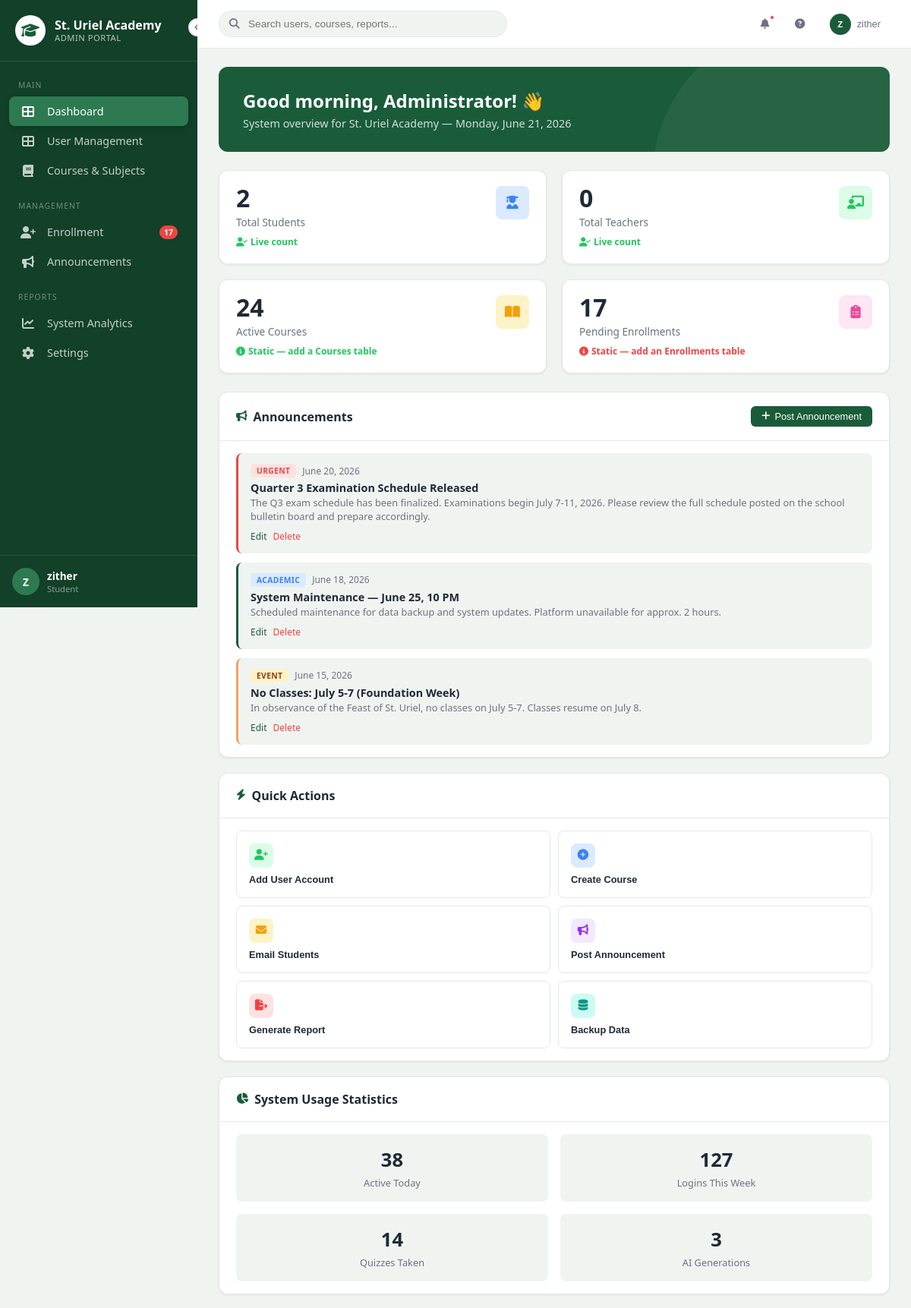
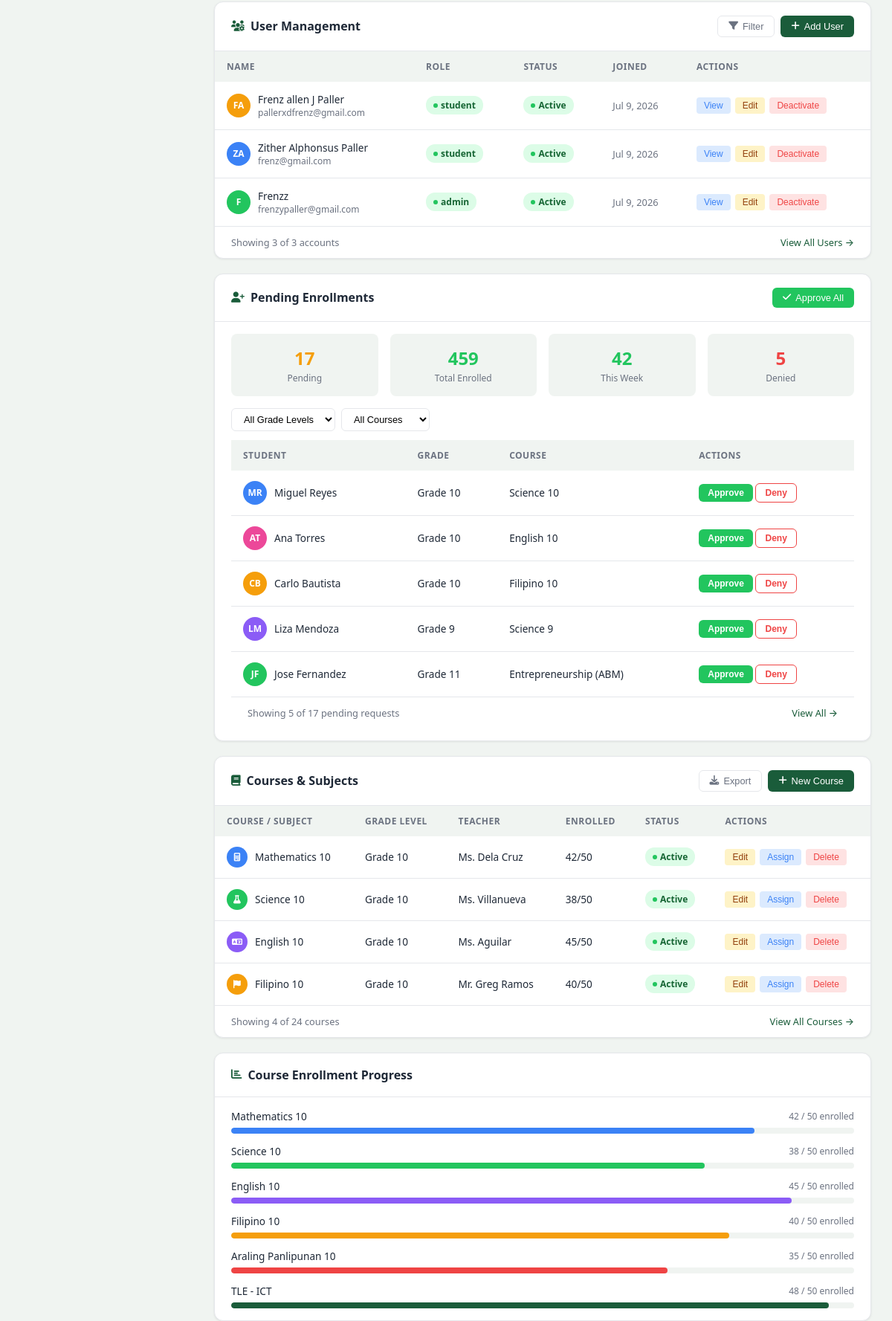
The app's page /public/admin/dashboard.php (signed in, upper part) with its own data (2 pictures, top to bottom).
### tables this page shows
CREATE TABLE `users` (
  `id` int(11) NOT NULL,
  `username` varchar(100) NOT NULL,
  `password` varchar(255) NOT NULL,
  `role` enum('admin','teacher','student') NOT NULL,
  `status` enum('active','inactive','suspended') NOT NULL DEFAULT 'active',
  `created_at` timestamp NOT NULL DEFAULT current_timestamp(),
  `updated_at` timestamp NOT NULL DEFAULT current_timestamp() ON UPDATE current_timestamp()
);

### public/admin/dashboard.php (the view, shortened to what the rows shown need)
<?php
require_once '../../config/config.php';
require_once 'assests/api/dashboard_functions.php';
$recentUsers     = get_recent_users($conn, 4);
?>
<!DOCTYPE html>
<html lang="en">
<head>
    <link href="https://cdnjs.cloudflare.com/ajax/libs/font-awesome/6.4.0/css/all.min.css" rel="stylesheet">
    <link rel="stylesheet" href="assests/css/dashboard.css">
</head>
<body>
    <?php
    include '../../includes/admin_sidebar.php';
    ?>
    <div class="main-content">
        <?php include '../../includes/admin_header.php'; ?>
        <div class="content-wrapper">
            <div class="welcome-banner fade-in">
                <h1>Good morning, Administrator! 👋</h1>
            </div>
            <div class="dashboard-grid fade-in">
                <div class="card">
                    <div class="card-header">
                        <h2><i class="fas fa-bullhorn"></i> Announcements</h2>
                    </div>
                </div>
                <div style="display: flex; flex-direction: column; gap: 20px;">
                    <div class="card">
                        <div class="card-header">
                            <h2><i class="fas fa-bolt"></i> Quick Actions</h2>
                        </div>
                    </div>
                    <div class="card">
                        <div class="card-header">
                            <h2><i class="fas fa-chart-pie"></i> System Usage Statistics</h2>
                        </div>
                    </div>
                </div>
            </div>
            <div class="dashboard-grid-2 fade-in" style="margin-bottom: 20px;">
                <div class="card">
                    <div class="card-header">
                        <h2><i class="fas fa-users-cog"></i> User Management</h2>
                    </div>
                    <div class="card-body" style="padding: 0;">
                        <table class="data-table">
                            <thead>
                                <tr>
                                    <th>Name</th>
                                    <th>Role</th>
                                    <th>Status</th>
                                    <th>Joined</th>
                                    <th>Actions</th>
                                </tr>
                            </thead>
                            <tbody>
                                <?php if (!empty($recentUsers)): ?>
                                    <?php foreach ($recentUsers as $row): ?>
                                        <?php
                                            $displayName = htmlspecialchars($row['full_name']);
                                            $email = htmlspecialchars($row['email'] ?? '');
                                            $initials = get_initials($row['full_name']);
                                            $avatarColor = get_avatar_color($row['username']);
                                            $isActive = ($row['status'] === 'active');
                                            $statusClass = $isActive ? 'status-active' : 'status-inactive';
                                            $statusLabel = $isActive ? 'Active' : 'Inactive';
                                            $joined = date('M j, Y', strtotime($row['created_at']));
                                            $jsName = addslashes($displayName);
                                        ?>
                                        <tr>
                                            <td>
                                                <div class="user-cell">
                                                    <div class="avatar" style="background: <?php echo $avatarColor; ?>;"><?php echo $initials; ?></div>
                                                    <div>
                                                        <div class="name"><?php echo $displayName; ?></div>
                                                        <div class="email"><?php echo $email; ?></div>
                                                    </div>
                                                </div>
                                            </td>
                                            <td><span class="status-badge status-active"><span class="status-dot"></span> <?php echo htmlspecialchars($row['Role']); ?></span></td>
                                            <td><span class="status-badge <?php echo $statusClass; ?>"><span class="status-dot"></span> <?php echo $statusLabel; ?></span></td>
                                            <td style="color: var(--text-muted); font-size: 0.8rem;"><?php echo $joined; ?></td>
                                            <td>
                                                <div class="table-actions">
                                                    <button class="btn-view" onclick="showToast('Viewing <?php echo $jsName; ?>...')">View</button>
                                                    <button class="btn-edit" onclick="showToast('Editing <?php echo $jsName; ?>...')">Edit</button>
                                                    <button class="btn-deactivate" onclick="showToast('<?php echo $isActive ? 'Deactivating' : 'Activating'; ?> <?php echo $jsName; ?>...')"><?php echo $isActive ? 'Deactivate' : 'Activate'; ?></button>
                                                </div>
                                            </td>
                                        </tr>
                                    <?php endforeach; ?>
                                <?php else: ?>
                                    <tr>
                                        <td colspan="5" style="text-align: center; color: var(--text-muted); padding: 24px;">No users found.</td>
                                    </tr>
                                <?php endif; ?>
                            </tbody>
                        </table>
                    </div>
                </div>
                <div class="card">
                    <div class="card-header">
                        <h2><i class="fas fa-user-plus"></i> Pending Enrollments</h2>
                    </div>
                    <div class="card-body">
                        <table class="data-table">
                            <thead>
                                <tr>
                                    <th>Student</th>
                                    <th>Grade</th>
                                    <th>Course</th>
                                    <th>Actions</th>
                                </tr>
                            </thead>
                        </table>
                    </div>
                </div>
            </div>
            <div class="dashboard-grid-2 fade-in">
                <div class="card">
                    <div class="card-header">
                        <h2><i class="fas fa-book"></i> Courses & Subjects</h2>
                    </div>
                    <div class="card-body" style="padding: 0;">
                        <table class="data-table">
                            <thead>
                                <tr>
                                    <th>Course / Subject</th>
                                    <th>Grade Level</th>
                                    <th>Teacher</th>
                                    <th>Enrolled</th>
                                    <th>Status</th>
                                    <th>Actions</th>
                                </tr>
                            </thead>
                        </table>
                    </div>
                </div>
                <div class="card">
                    <div class="card-header">
                        <h2><i class="fas fa-chart-bar"></i> Course Enrollment Progress</h2>
                    </div>
                </div>
            </div>
        </div>
    </div>
</body>
</html>

### records on screen
users: initials "FA", displayName "Frenz allen J Paller", email "pallerxdfrenz@gmail.com", role "student", status "Active", created_at "Jul 9, 2026", shows "Deactivate"
users: initials "ZA", displayName "Zither Alphonsus Paller", email "frenz@gmail.com", role "student", status "Active", created_at "Jul 9, 2026", shows "Deactivate"
users: initials "F", displayName "Frenzz", email "frenzypaller@gmail.com", role "admin", status "Active", created_at "Jul 9, 2026", shows "Deactivate"

### other values on screen
$sidebarInitials "Z"
$displayName "zither"
$roleLabel "Student"
$initials "Z"
$totalStudents "2"
$totalTeachers "0"
min(4, $totalUsersCount) "3"
$totalUsersCount "3"
